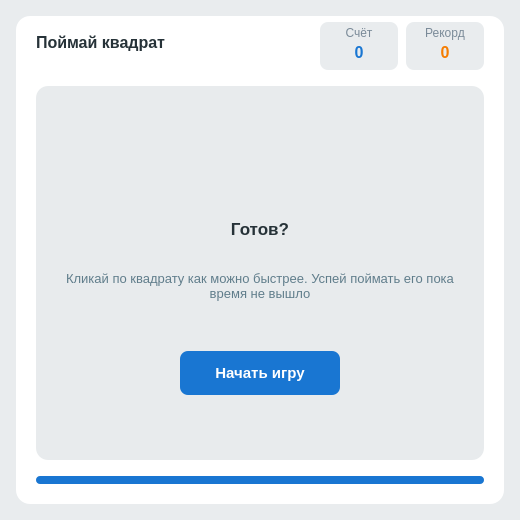
<?xml version="1.0" encoding="UTF-8"?>
<ui version="4.0">
 <class>MainWindow</class>
 <widget class="QMainWindow" name="MainWindow">
  <property name="geometry">
   <rect>
    <x>0</x>
    <y>0</y>
    <width>520</width>
    <height>520</height>
   </rect>
  </property>
  <property name="minimumSize">
   <size>
    <width>520</width>
    <height>520</height>
   </size>
  </property>
  <property name="maximumSize">
   <size>
    <width>520</width>
    <height>520</height>
   </size>
  </property>
  <property name="windowTitle">
   <string>Поймай квадрат</string>
  </property>
  <property name="styleSheet">
   <string notr="true">QMainWindow { background-color: #e9ecee; }</string>
  </property>
  <widget class="QWidget" name="centralwidget">
   <widget class="QFrame" name="card">
    <property name="geometry">
     <rect>
      <x>16</x>
      <y>16</y>
      <width>488</width>
      <height>488</height>
     </rect>
    </property>
    <property name="styleSheet">
     <string notr="true">QFrame#card { background-color: #ffffff; border-radius: 14px; }</string>
    </property>
    <widget class="QLabel" name="labelTitle">
     <property name="geometry">
      <rect>
       <x>20</x>
       <y>14</y>
       <width>200</width>
       <height>24</height>
      </rect>
     </property>
     <property name="font">
      <font>
       <family>Arial</family>
       <pointsize>12</pointsize>
       <bold>true</bold>
      </font>
     </property>
     <property name="styleSheet">
      <string notr="true">color: #263238;</string>
     </property>
     <property name="text">
      <string>Поймай квадрат</string>
     </property>
    </widget>
    <widget class="QFrame" name="statScore">
     <property name="geometry">
      <rect>
       <x>304</x>
       <y>6</y>
       <width>78</width>
       <height>48</height>
      </rect>
     </property>
     <property name="styleSheet">
      <string notr="true">QFrame#statScore { background-color: #e9ecee; border-radius: 8px; }</string>
     </property>
     <widget class="QLabel" name="labelScoreTitle">
      <property name="geometry">
       <rect>
        <x>0</x>
        <y>4</y>
        <width>78</width>
        <height>14</height>
       </rect>
      </property>
      <property name="font">
       <font>
        <family>Arial</family>
        <pointsize>9</pointsize>
       </font>
      </property>
      <property name="styleSheet">
       <string notr="true">color: #7a8a98;</string>
      </property>
      <property name="text">
       <string>Счёт</string>
      </property>
      <property name="alignment">
       <set>Qt::AlignmentFlag::AlignCenter</set>
      </property>
     </widget>
     <widget class="QLabel" name="labelScoreValue">
      <property name="geometry">
       <rect>
        <x>0</x>
        <y>20</y>
        <width>78</width>
        <height>20</height>
       </rect>
      </property>
      <property name="font">
       <font>
        <family>Arial</family>
        <pointsize>12</pointsize>
        <bold>true</bold>
       </font>
      </property>
      <property name="styleSheet">
       <string notr="true">color: #1976d2;</string>
      </property>
      <property name="text">
       <string>0</string>
      </property>
      <property name="alignment">
       <set>Qt::AlignmentFlag::AlignCenter</set>
      </property>
     </widget>
    </widget>
    <widget class="QFrame" name="statRecord">
     <property name="geometry">
      <rect>
       <x>390</x>
       <y>6</y>
       <width>78</width>
       <height>48</height>
      </rect>
     </property>
     <property name="styleSheet">
      <string notr="true">QFrame#statRecord { background-color: #e9ecee; border-radius: 8px; }</string>
     </property>
     <widget class="QLabel" name="labelRecordTitle">
      <property name="geometry">
       <rect>
        <x>0</x>
        <y>4</y>
        <width>78</width>
        <height>14</height>
       </rect>
      </property>
      <property name="font">
       <font>
        <family>Arial</family>
        <pointsize>9</pointsize>
       </font>
      </property>
      <property name="styleSheet">
       <string notr="true">color: #7a8a98;</string>
      </property>
      <property name="text">
       <string>Рекорд</string>
      </property>
      <property name="alignment">
       <set>Qt::AlignmentFlag::AlignCenter</set>
      </property>
     </widget>
     <widget class="QLabel" name="labelRecordValue">
      <property name="geometry">
       <rect>
        <x>0</x>
        <y>20</y>
        <width>78</width>
        <height>20</height>
       </rect>
      </property>
      <property name="font">
       <font>
        <family>Arial</family>
        <pointsize>12</pointsize>
        <bold>true</bold>
       </font>
      </property>
      <property name="styleSheet">
       <string notr="true">color: #f57c00;</string>
      </property>
      <property name="text">
       <string>0</string>
      </property>
      <property name="alignment">
       <set>Qt::AlignmentFlag::AlignCenter</set>
      </property>
     </widget>
    </widget>
    <widget class="QFrame" name="contentArea">
     <property name="geometry">
      <rect>
       <x>20</x>
       <y>70</y>
       <width>448</width>
       <height>374</height>
      </rect>
     </property>
     <property name="styleSheet">
      <string notr="true">QFrame#contentArea { background-color: #e8ebed; border-radius: 12px; }</string>
     </property>
     <widget class="QLabel" name="labelReady">
      <property name="geometry">
       <rect>
        <x>124</x>
        <y>130</y>
        <width>200</width>
        <height>26</height>
       </rect>
      </property>
      <property name="font">
       <font>
        <family>Arial</family>
        <pointsize>13</pointsize>
        <bold>true</bold>
       </font>
      </property>
      <property name="styleSheet">
       <string notr="true">color: #263238;</string>
      </property>
      <property name="text">
       <string>Готов?</string>
      </property>
      <property name="alignment">
       <set>Qt::AlignmentFlag::AlignCenter</set>
      </property>
     </widget>
     <widget class="QLabel" name="labelRules">
      <property name="geometry">
       <rect>
        <x>24</x>
        <y>175</y>
        <width>400</width>
        <height>50</height>
       </rect>
      </property>
      <property name="font">
       <font>
        <family>Arial</family>
        <pointsize>10</pointsize>
       </font>
      </property>
      <property name="styleSheet">
       <string notr="true">color: #607d8b;</string>
      </property>
      <property name="text">
       <string>Кликай по квадрату как можно быстрее. Успей поймать его пока время не вышло</string>
      </property>
      <property name="alignment">
       <set>Qt::AlignmentFlag::AlignCenter</set>
      </property>
      <property name="wordWrap">
       <bool>true</bool>
      </property>
     </widget>
     <widget class="QPushButton" name="btnStart">
      <property name="geometry">
       <rect>
        <x>144</x>
        <y>265</y>
        <width>160</width>
        <height>44</height>
       </rect>
      </property>
      <property name="font">
       <font>
        <family>Arial</family>
        <pointsize>11</pointsize>
        <bold>true</bold>
       </font>
      </property>
      <property name="cursor">
       <cursorShape>PointingHandCursor</cursorShape>
      </property>
      <property name="styleSheet">
       <string notr="true">QPushButton {
    background-color: #1976d2;
    color: #ffffff;
    border: none;
    border-radius: 8px;
}
QPushButton:hover { background-color: #1565c0; }
QPushButton:pressed { background-color: #0d47a1; }</string>
      </property>
      <property name="text">
       <string>Начать игру</string>
      </property>
     </widget>
    </widget>
    <widget class="QProgressBar" name="progressBar">
     <property name="geometry">
      <rect>
       <x>20</x>
       <y>460</y>
       <width>448</width>
       <height>8</height>
      </rect>
     </property>
     <property name="styleSheet">
      <string notr="true">QProgressBar {
    background-color: #e9ecee;
    border: none;
    border-radius: 4px;
}
QProgressBar::chunk {
    background-color: #1976d2;
    border-radius: 4px;
}</string>
     </property>
     <property name="maximum">
      <number>100</number>
     </property>
     <property name="value">
      <number>100</number>
     </property>
     <property name="textVisible">
      <bool>false</bool>
     </property>
    </widget>
   </widget>
  </widget>
 </widget>
 <resources/>
 <connections/>
</ui>
